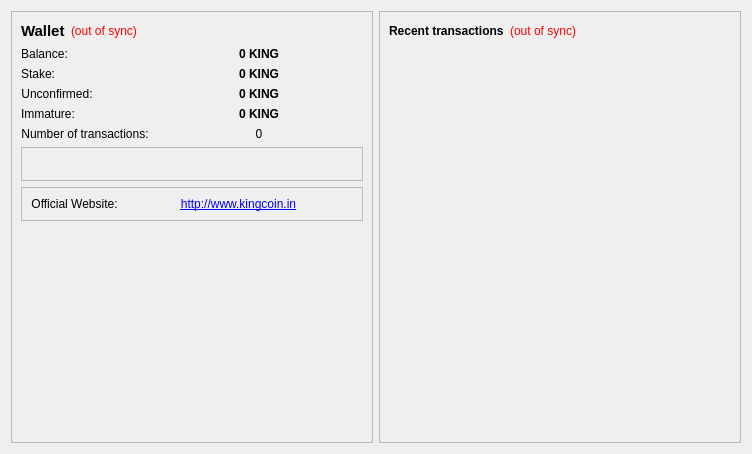
<?xml version="1.0" encoding="UTF-8"?>
<ui version="4.0">
 <class>OverviewPage</class>
 <widget class="QWidget" name="OverviewPage">
  <property name="geometry">
   <rect>
    <x>0</x>
    <y>0</y>
    <width>752</width>
    <height>454</height>
   </rect>
  </property>
  <property name="windowTitle">
   <string>Form</string>
  </property>
  <layout class="QHBoxLayout" name="horizontalLayout" stretch="1,1">
   <item>
    <layout class="QVBoxLayout" name="verticalLayout_2">
     <item>
      <widget class="QFrame" name="frame">
       <property name="frameShape">
        <enum>QFrame::StyledPanel</enum>
       </property>
       <property name="frameShadow">
        <enum>QFrame::Raised</enum>
       </property>
       <layout class="QFormLayout" name="formLayout_3">
        <property name="fieldGrowthPolicy">
         <enum>QFormLayout::AllNonFixedFieldsGrow</enum>
        </property>
        <item row="0" column="0" colspan="2">
         <layout class="QHBoxLayout" name="horizontalLayout_4">
          <property name="sizeConstraint">
           <enum>QLayout::SetMinAndMaxSize</enum>
          </property>
          <item>
           <widget class="QLabel" name="label_5">
            <property name="font">
             <font>
              <pointsize>11</pointsize>
              <weight>75</weight>
              <bold>true</bold>
             </font>
            </property>
            <property name="text">
             <string>Wallet</string>
            </property>
           </widget>
          </item>
          <item>
           <widget class="QLabel" name="labelWalletStatus">
            <property name="toolTip">
             <string>The displayed information may be out of date. Your wallet automatically synchronizes with the KingCoin network after a connection is established, but this process has not completed yet.</string>
            </property>
            <property name="styleSheet">
             <string notr="true">QLabel { color: red; }</string>
            </property>
            <property name="text">
             <string notr="true">(out of sync)</string>
            </property>
            <property name="alignment">
             <set>Qt::AlignLeading|Qt::AlignLeft|Qt::AlignVCenter</set>
            </property>
           </widget>
          </item>
          <item>
           <spacer name="horizontalSpacer_2">
            <property name="orientation">
             <enum>Qt::Horizontal</enum>
            </property>
            <property name="sizeHint" stdset="0">
             <size>
              <width>40</width>
              <height>20</height>
             </size>
            </property>
           </spacer>
          </item>
         </layout>
        </item>
        <item row="1" column="0">
         <widget class="QLabel" name="label">
          <property name="text">
           <string>Balance:</string>
          </property>
          <property name="alignment">
           <set>Qt::AlignCenter</set>
          </property>
         </widget>
        </item>
        <item row="1" column="1">
         <widget class="QLabel" name="labelBalance">
          <property name="font">
           <font>
            <weight>75</weight>
            <bold>true</bold>
           </font>
          </property>
          <property name="cursor">
           <cursorShape>IBeamCursor</cursorShape>
          </property>
          <property name="toolTip">
           <string>Your current balance</string>
          </property>
          <property name="text">
           <string notr="true">0 KING</string>
          </property>
          <property name="alignment">
           <set>Qt::AlignCenter</set>
          </property>
          <property name="textInteractionFlags">
           <set>Qt::LinksAccessibleByMouse|Qt::TextSelectableByKeyboard|Qt::TextSelectableByMouse</set>
          </property>
         </widget>
        </item>
        <item row="2" column="0">
         <widget class="QLabel" name="label_6">
          <property name="text">
           <string>Stake:</string>
          </property>
          <property name="alignment">
           <set>Qt::AlignCenter</set>
          </property>
         </widget>
        </item>
        <item row="2" column="1">
         <widget class="QLabel" name="labelStake">
          <property name="font">
           <font>
            <weight>75</weight>
            <bold>true</bold>
           </font>
          </property>
          <property name="cursor">
           <cursorShape>IBeamCursor</cursorShape>
          </property>
          <property name="toolTip">
           <string>Total of coins that was staked, and do not yet count toward the current balance</string>
          </property>
          <property name="text">
           <string notr="true">0 KING</string>
          </property>
          <property name="alignment">
           <set>Qt::AlignCenter</set>
          </property>
          <property name="textInteractionFlags">
           <set>Qt::LinksAccessibleByMouse|Qt::TextSelectableByKeyboard|Qt::TextSelectableByMouse</set>
          </property>
         </widget>
        </item>
        <item row="3" column="0">
         <widget class="QLabel" name="label_3">
          <property name="text">
           <string>Unconfirmed:</string>
          </property>
          <property name="alignment">
           <set>Qt::AlignCenter</set>
          </property>
         </widget>
        </item>
        <item row="3" column="1">
         <widget class="QLabel" name="labelUnconfirmed">
          <property name="font">
           <font>
            <weight>75</weight>
            <bold>true</bold>
           </font>
          </property>
          <property name="cursor">
           <cursorShape>IBeamCursor</cursorShape>
          </property>
          <property name="toolTip">
           <string>Total of transactions that have yet to be confirmed, and do not yet count toward the current balance</string>
          </property>
          <property name="text">
           <string notr="true">0 KING</string>
          </property>
          <property name="alignment">
           <set>Qt::AlignCenter</set>
          </property>
          <property name="textInteractionFlags">
           <set>Qt::LinksAccessibleByMouse|Qt::TextSelectableByKeyboard|Qt::TextSelectableByMouse</set>
          </property>
         </widget>
        </item>
        <item row="4" column="0">
         <widget class="QLabel" name="labelImmatureText">
          <property name="text">
           <string>Immature:</string>
          </property>
          <property name="alignment">
           <set>Qt::AlignCenter</set>
          </property>
         </widget>
        </item>
        <item row="4" column="1">
         <widget class="QLabel" name="labelImmature">
          <property name="font">
           <font>
            <weight>75</weight>
            <bold>true</bold>
           </font>
          </property>
          <property name="toolTip">
           <string>Mined balance that has not yet matured</string>
          </property>
          <property name="text">
           <string notr="true">0 KING</string>
          </property>
          <property name="alignment">
           <set>Qt::AlignCenter</set>
          </property>
          <property name="textInteractionFlags">
           <set>Qt::LinksAccessibleByMouse|Qt::TextSelectableByKeyboard|Qt::TextSelectableByMouse</set>
          </property>
         </widget>
        </item>
        <item row="5" column="0">
         <widget class="QLabel" name="label_2">
          <property name="text">
           <string>Number of transactions:</string>
          </property>
          <property name="alignment">
           <set>Qt::AlignCenter</set>
          </property>
         </widget>
        </item>
        <item row="5" column="1">
         <widget class="QLabel" name="labelNumTransactions">
          <property name="toolTip">
           <string>Total number of transactions in wallet</string>
          </property>
          <property name="text">
           <string notr="true">0</string>
          </property>
          <property name="alignment">
           <set>Qt::AlignCenter</set>
          </property>
         </widget>
        </item>
        <item row="6" column="0" colspan="2">
         <widget class="QFrame" name="frame_4">
          <property name="frameShape">
           <enum>QFrame::StyledPanel</enum>
          </property>
          <property name="frameShadow">
           <enum>QFrame::Raised</enum>
          </property>
          <layout class="QFormLayout" name="formLayout_2">
           <property name="fieldGrowthPolicy">
            <enum>QFormLayout::AllNonFixedFieldsGrow</enum>
           </property>
           <item row="0" column="1">
            <widget class="QLabel" name="label_9">
             <property name="layoutDirection">
              <enum>Qt::LeftToRight</enum>
             </property>
             <property name="text">
              <string/>
             </property>
             <property name="pixmap">
              <pixmap resource="../kingcoin.qrc">:/icons/kingcoin_testnet</pixmap>
             </property>
             <property name="alignment">
              <set>Qt::AlignCenter</set>
             </property>
            </widget>
           </item>
          </layout>
         </widget>
        </item>
        <item row="7" column="0" colspan="2">
         <widget class="QFrame" name="frame_3">
          <property name="frameShape">
           <enum>QFrame::StyledPanel</enum>
          </property>
          <property name="frameShadow">
           <enum>QFrame::Raised</enum>
          </property>
          <layout class="QFormLayout" name="formLayout">
           <item row="0" column="0">
            <widget class="QLabel" name="label_7">
             <property name="text">
              <string>Official Website:</string>
             </property>
             <property name="alignment">
              <set>Qt::AlignCenter</set>
             </property>
            </widget>
           </item>
           <item row="0" column="1">
            <widget class="QLabel" name="label_8">
             <property name="text">
              <string>&lt;a href =&quot;http://www.kingcoin.in&quot;&gt;http://www.kingcoin.in&lt;/a&gt;</string>
             </property>
             <property name="alignment">
              <set>Qt::AlignCenter</set>
             </property>
            </widget>
           </item>
          </layout>
         </widget>
        </item>
        <item row="9" column="0">
         <spacer name="verticalSpacer">
          <property name="orientation">
           <enum>Qt::Vertical</enum>
          </property>
          <property name="sizeHint" stdset="0">
           <size>
            <width>20</width>
            <height>40</height>
           </size>
          </property>
         </spacer>
        </item>
        <item row="8" column="0">
         <spacer name="verticalSpacer_3">
          <property name="orientation">
           <enum>Qt::Vertical</enum>
          </property>
          <property name="sizeHint" stdset="0">
           <size>
            <width>20</width>
            <height>40</height>
           </size>
          </property>
         </spacer>
        </item>
       </layout>
      </widget>
     </item>
    </layout>
   </item>
   <item>
    <layout class="QVBoxLayout" name="verticalLayout_3">
     <item>
      <widget class="QFrame" name="frame_2">
       <property name="frameShape">
        <enum>QFrame::StyledPanel</enum>
       </property>
       <property name="frameShadow">
        <enum>QFrame::Raised</enum>
       </property>
       <layout class="QVBoxLayout" name="verticalLayout">
        <item>
         <layout class="QHBoxLayout" name="horizontalLayout_2">
          <item>
           <widget class="QLabel" name="label_4">
            <property name="text">
             <string>&lt;b&gt;Recent transactions&lt;/b&gt;</string>
            </property>
           </widget>
          </item>
          <item>
           <widget class="QLabel" name="labelTransactionsStatus">
            <property name="toolTip">
             <string>The displayed information may be out of date. Your wallet automatically synchronizes with the KingCoin network after a connection is established, but this process has not completed yet.</string>
            </property>
            <property name="styleSheet">
             <string notr="true">QLabel { color: red; }</string>
            </property>
            <property name="text">
             <string notr="true">(out of sync)</string>
            </property>
            <property name="alignment">
             <set>Qt::AlignRight|Qt::AlignTrailing|Qt::AlignVCenter</set>
            </property>
           </widget>
          </item>
          <item>
           <spacer name="horizontalSpacer">
            <property name="orientation">
             <enum>Qt::Horizontal</enum>
            </property>
            <property name="sizeHint" stdset="0">
             <size>
              <width>40</width>
              <height>20</height>
             </size>
            </property>
           </spacer>
          </item>
         </layout>
        </item>
        <item>
         <widget class="QListView" name="listTransactions">
          <property name="styleSheet">
           <string notr="true">QListView { background: transparent; }</string>
          </property>
          <property name="frameShape">
           <enum>QFrame::NoFrame</enum>
          </property>
          <property name="verticalScrollBarPolicy">
           <enum>Qt::ScrollBarAlwaysOff</enum>
          </property>
          <property name="horizontalScrollBarPolicy">
           <enum>Qt::ScrollBarAlwaysOff</enum>
          </property>
          <property name="selectionMode">
           <enum>QAbstractItemView::NoSelection</enum>
          </property>
          <property name="resizeMode">
           <enum>QListView::Adjust</enum>
          </property>
          <property name="selectionRectVisible">
           <bool>false</bool>
          </property>
         </widget>
        </item>
        <item>
         <spacer name="verticalSpacer_2">
          <property name="orientation">
           <enum>Qt::Vertical</enum>
          </property>
          <property name="sizeHint" stdset="0">
           <size>
            <width>20</width>
            <height>40</height>
           </size>
          </property>
         </spacer>
        </item>
       </layout>
      </widget>
     </item>
    </layout>
   </item>
  </layout>
 </widget>
 <resources>
  <include location="../kingcoin.qrc"/>
 </resources>
 <connections/>
</ui>
